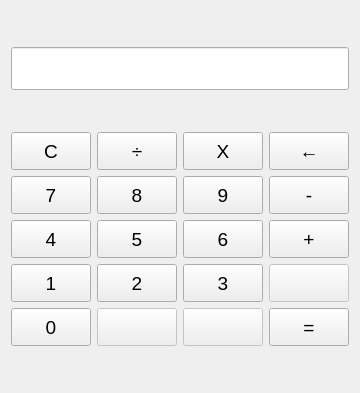
<?xml version="1.0" encoding="UTF-8"?>
<ui version="4.0">
 <class>Form</class>
 <widget class="QWidget" name="Form">
  <property name="geometry">
   <rect>
    <x>0</x>
    <y>0</y>
    <width>336</width>
    <height>393</height>
   </rect>
  </property>
  <property name="windowTitle">
   <string>Form</string>
  </property>
  <property name="styleSheet">
   <string notr="true">QPushButton{
width: 40px;
height: 30px;	
}
QPushButton:hover{
background-color: silver;
}</string>
  </property>
  <layout class="QGridLayout" name="gridLayout_2">
   <item row="0" column="0">
    <widget class="QLineEdit" name="lineEdit">
     <property name="enabled">
      <bool>true</bool>
     </property>
     <property name="font">
      <font>
       <family>Maiandra GD</family>
       <pointsize>19</pointsize>
      </font>
     </property>
     <property name="text">
      <string/>
     </property>
     <property name="alignment">
      <set>Qt::AlignRight|Qt::AlignTrailing|Qt::AlignVCenter</set>
     </property>
     <property name="readOnly">
      <bool>true</bool>
     </property>
    </widget>
   </item>
   <item row="1" column="0">
    <layout class="QGridLayout" name="gridLayout">
     <item row="3" column="0">
      <widget class="QPushButton" name="btn_1">
       <property name="font">
        <font>
         <pointsize>14</pointsize>
        </font>
       </property>
       <property name="text">
        <string>1</string>
       </property>
       <property name="shortcut">
        <string>1</string>
       </property>
      </widget>
     </item>
     <item row="0" column="2">
      <widget class="QPushButton" name="btn_mult">
       <property name="font">
        <font>
         <pointsize>14</pointsize>
        </font>
       </property>
       <property name="text">
        <string>X</string>
       </property>
       <property name="shortcut">
        <string>*</string>
       </property>
      </widget>
     </item>
     <item row="0" column="1">
      <widget class="QPushButton" name="btn_div">
       <property name="font">
        <font>
         <pointsize>14</pointsize>
        </font>
       </property>
       <property name="text">
        <string>÷</string>
       </property>
       <property name="shortcut">
        <string>/</string>
       </property>
      </widget>
     </item>
     <item row="1" column="1">
      <widget class="QPushButton" name="btn_8">
       <property name="font">
        <font>
         <pointsize>14</pointsize>
        </font>
       </property>
       <property name="text">
        <string>8</string>
       </property>
       <property name="shortcut">
        <string>8</string>
       </property>
      </widget>
     </item>
     <item row="2" column="0">
      <widget class="QPushButton" name="btn_4">
       <property name="font">
        <font>
         <pointsize>14</pointsize>
        </font>
       </property>
       <property name="text">
        <string>4</string>
       </property>
       <property name="shortcut">
        <string>4</string>
       </property>
      </widget>
     </item>
     <item row="3" column="1">
      <widget class="QPushButton" name="btn_2">
       <property name="font">
        <font>
         <pointsize>14</pointsize>
        </font>
       </property>
       <property name="text">
        <string>2</string>
       </property>
       <property name="shortcut">
        <string>2</string>
       </property>
      </widget>
     </item>
     <item row="2" column="1">
      <widget class="QPushButton" name="btn_5">
       <property name="font">
        <font>
         <pointsize>14</pointsize>
        </font>
       </property>
       <property name="text">
        <string>5</string>
       </property>
       <property name="shortcut">
        <string>5</string>
       </property>
      </widget>
     </item>
     <item row="3" column="2">
      <widget class="QPushButton" name="btn_3">
       <property name="font">
        <font>
         <pointsize>14</pointsize>
        </font>
       </property>
       <property name="text">
        <string>3</string>
       </property>
       <property name="shortcut">
        <string>3</string>
       </property>
      </widget>
     </item>
     <item row="2" column="2">
      <widget class="QPushButton" name="btn_6">
       <property name="font">
        <font>
         <pointsize>14</pointsize>
        </font>
       </property>
       <property name="text">
        <string>6</string>
       </property>
       <property name="shortcut">
        <string>6</string>
       </property>
      </widget>
     </item>
     <item row="1" column="2">
      <widget class="QPushButton" name="btn_9">
       <property name="font">
        <font>
         <pointsize>14</pointsize>
        </font>
       </property>
       <property name="text">
        <string>9</string>
       </property>
       <property name="shortcut">
        <string>9</string>
       </property>
      </widget>
     </item>
     <item row="1" column="0">
      <widget class="QPushButton" name="btn_7">
       <property name="font">
        <font>
         <pointsize>14</pointsize>
        </font>
       </property>
       <property name="text">
        <string>7</string>
       </property>
       <property name="shortcut">
        <string>7</string>
       </property>
      </widget>
     </item>
     <item row="4" column="3">
      <widget class="QPushButton" name="btn_equal">
       <property name="font">
        <font>
         <pointsize>14</pointsize>
        </font>
       </property>
       <property name="text">
        <string>=</string>
       </property>
       <property name="shortcut">
        <string>Return</string>
       </property>
      </widget>
     </item>
     <item row="0" column="0">
      <widget class="QPushButton" name="btn_erase">
       <property name="font">
        <font>
         <pointsize>14</pointsize>
        </font>
       </property>
       <property name="text">
        <string>C</string>
       </property>
       <property name="shortcut">
        <string>Ctrl+Z</string>
       </property>
      </widget>
     </item>
     <item row="2" column="3">
      <widget class="QPushButton" name="btn_add">
       <property name="font">
        <font>
         <pointsize>14</pointsize>
        </font>
       </property>
       <property name="text">
        <string>+</string>
       </property>
       <property name="shortcut">
        <string>+</string>
       </property>
      </widget>
     </item>
     <item row="4" column="0">
      <widget class="QPushButton" name="btn_0">
       <property name="font">
        <font>
         <pointsize>14</pointsize>
        </font>
       </property>
       <property name="styleSheet">
        <string notr="true"/>
       </property>
       <property name="text">
        <string>0</string>
       </property>
       <property name="shortcut">
        <string>0</string>
       </property>
      </widget>
     </item>
     <item row="1" column="3">
      <widget class="QPushButton" name="btn_sub">
       <property name="font">
        <font>
         <pointsize>14</pointsize>
        </font>
       </property>
       <property name="text">
        <string>-</string>
       </property>
       <property name="shortcut">
        <string>-</string>
       </property>
      </widget>
     </item>
     <item row="4" column="2">
      <widget class="QPushButton" name="btn_reserved">
       <property name="enabled">
        <bool>false</bool>
       </property>
       <property name="font">
        <font>
         <pointsize>14</pointsize>
        </font>
       </property>
       <property name="text">
        <string/>
       </property>
      </widget>
     </item>
     <item row="0" column="3">
      <widget class="QPushButton" name="btn_back">
       <property name="font">
        <font>
         <pointsize>14</pointsize>
        </font>
       </property>
       <property name="text">
        <string>←</string>
       </property>
       <property name="shortcut">
        <string>Backspace</string>
       </property>
      </widget>
     </item>
     <item row="4" column="1">
      <widget class="QPushButton" name="btn_reserved_3">
       <property name="enabled">
        <bool>false</bool>
       </property>
       <property name="font">
        <font>
         <pointsize>14</pointsize>
        </font>
       </property>
       <property name="text">
        <string/>
       </property>
      </widget>
     </item>
     <item row="3" column="3">
      <widget class="QPushButton" name="btn_reserved_2">
       <property name="enabled">
        <bool>false</bool>
       </property>
       <property name="font">
        <font>
         <pointsize>14</pointsize>
        </font>
       </property>
       <property name="text">
        <string/>
       </property>
      </widget>
     </item>
    </layout>
   </item>
  </layout>
 </widget>
 <resources/>
 <connections/>
</ui>
